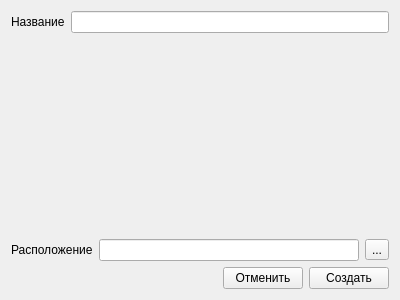
<?xml version="1.0" encoding="UTF-8"?>
<ui version="4.0">
 <class>CreateProject</class>
 <widget class="QWidget" name="CreateProject">
  <property name="geometry">
   <rect>
    <x>0</x>
    <y>0</y>
    <width>400</width>
    <height>300</height>
   </rect>
  </property>
  <property name="windowTitle">
   <string>Создание проекта</string>
  </property>
  <layout class="QVBoxLayout" name="verticalLayout_2">
   <item>
    <layout class="QHBoxLayout" name="horizontalLayout">
     <item>
      <widget class="QLabel" name="lProjectName">
       <property name="text">
        <string>Название</string>
       </property>
      </widget>
     </item>
     <item>
      <widget class="QLineEdit" name="eProjectName"/>
     </item>
    </layout>
   </item>
   <item>
    <spacer name="verticalSpacer">
     <property name="orientation">
      <enum>Qt::Vertical</enum>
     </property>
     <property name="sizeHint" stdset="0">
      <size>
       <width>20</width>
       <height>40</height>
      </size>
     </property>
    </spacer>
   </item>
   <item>
    <layout class="QHBoxLayout" name="horizontalLayout_2">
     <item>
      <widget class="QLabel" name="lProjectPath">
       <property name="text">
        <string>Расположение</string>
       </property>
      </widget>
     </item>
     <item>
      <widget class="QLineEdit" name="eProjectPath"/>
     </item>
     <item>
      <widget class="QToolButton" name="tbSelectPath">
       <property name="text">
        <string>...</string>
       </property>
      </widget>
     </item>
    </layout>
   </item>
   <item>
    <layout class="QHBoxLayout" name="horizontalLayout_3">
     <item>
      <spacer name="horizontalSpacer">
       <property name="orientation">
        <enum>Qt::Horizontal</enum>
       </property>
       <property name="sizeHint" stdset="0">
        <size>
         <width>40</width>
         <height>20</height>
        </size>
       </property>
      </spacer>
     </item>
     <item>
      <widget class="QPushButton" name="bCancel">
       <property name="text">
        <string>Отменить</string>
       </property>
      </widget>
     </item>
     <item>
      <widget class="QPushButton" name="bCreate">
       <property name="text">
        <string>Создать</string>
       </property>
      </widget>
     </item>
    </layout>
   </item>
  </layout>
 </widget>
 <resources/>
 <connections/>
</ui>
